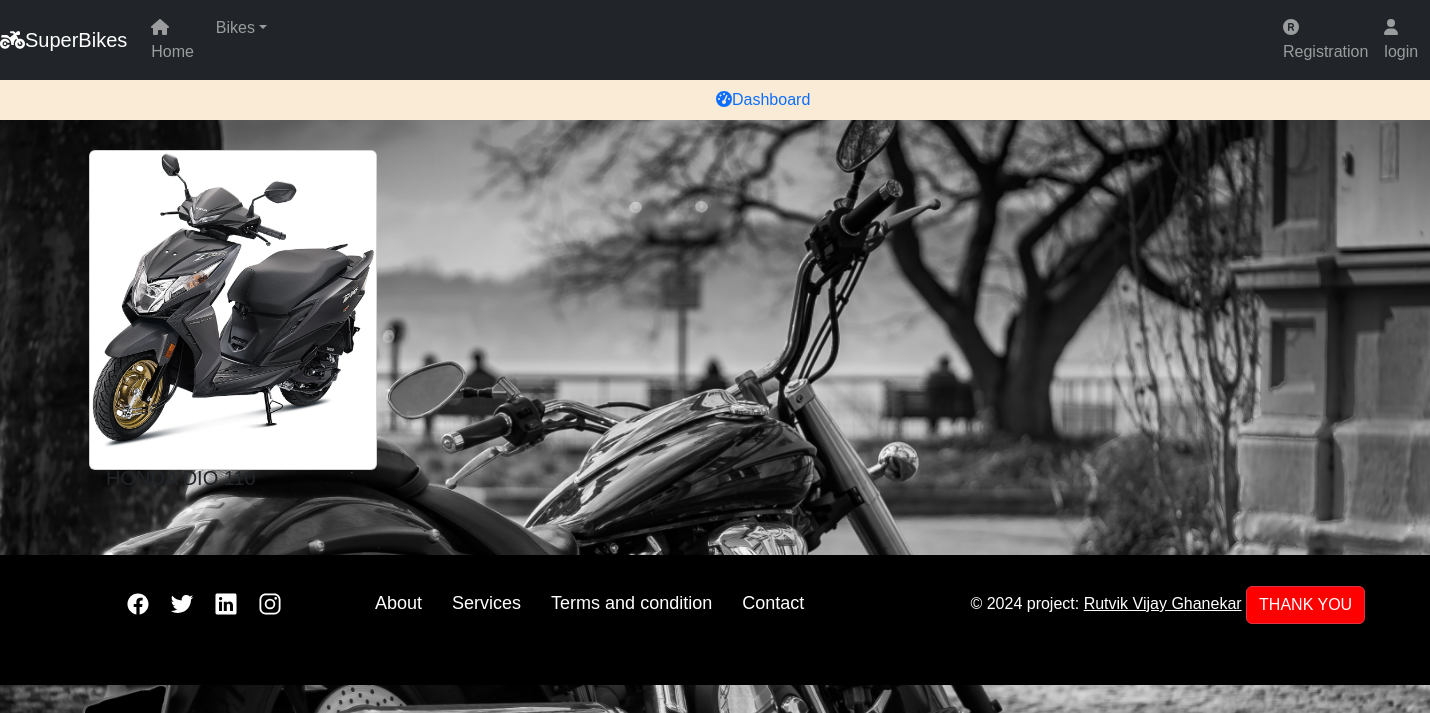
Screenshot of /dio_bike/ with the database file from the repository.
### BIKE/core/models.py (models this page shows, shortened)
class Bike(models.Model):
    CATEGORY_CHOICES = [
        ('SPORT_BIKE', 'sport_bike'),
        ('ELECTRIC_BIKE', 'electric_bike'),
        ('ELECTRIC_SCOTY', 'electric_scoty'),
        ('ROYAL_BIKE','royal_bike'),
        ('SHINE_BIKE','shine_bike'),
        ('UNICORN_BIKE','unicorn_bike'),
        ('ACTIVA_BIKE','activa_bike'),
        ('AVENGER_BIKE','avenger_bike'),
        ('DIO_BIKE','dio_bike')
    ]
    name = models.CharField(max_length=100)
    category = models.CharField(max_length=20, choices=CATEGORY_CHOICES)
    small_description=models.CharField(max_length=300)
    description=models.TextField()
    selling_price = models.IntegerField()
    discounted_price = models.IntegerField()
    bike_image =models.ImageField(upload_to='bike_images')  # As we are using image field we have to intall 'pillow'. And we have to Define MEDIA_URL in settings.py file so that all folder should save in media directory

### BIKE/core/views.py (the view)
# urls.py: path('dio_bike/',views.DioCategoriesView.as_view(),name='diobike'),
class DioCategoriesView(View):
    def get(self,request):
        dio_category = Bike.objects.filter(category='DIO_BIKE')
        return render(request,'dio.html',{'dio_category':dio_category})

### BIKE/core/templates/dio.html (shortened to what this page needs)
{% extends "base.html" %}
{% block content %}
<div class="container  ">
    <div class="row">
        {% for dc in dio_category %}
        <div class="col-sm-4   ">
            <div class="card " style="width: 18rem; height:20rem">
                <a href="{% url "sportbikedetails" dc.id %}"><img class="card-img-top " src="{{dc.bike_image.url}}" alt="Card image cap"></a>
                <div class="card-body">
                  <h5 class="card-title">{{dc.name}}</h5>
                </div>
            </div>
        </div>
        {% endfor %}
    </div>
</div>
{% endblock content %}

### BIKE/core/static/css/main.css (style rules this page uses)
body { background-color: rgb(155, 147, 147) }
.card { margin: 0 auto; float: none; margin-bottom: 10px; }
.row { float: left; margin: 10px; }
body { font-family: 'Arial', sans-serif; background-color: #f8f9fa; margin: 0; padding: 0; }
.container { margin-top: 20px; }
.card { margin-bottom: 20px; }

### BIKE/core/templates/footer.html (style rules this page uses)
body { margin: 0; padding: 0; background-color: white; }
body { margin: 0; padding: 0; height: 100vh; display: flex; flex-direction: column; }

### rows the page displays
Bike: bike_image (picture), name "HONDA DIO 110"
